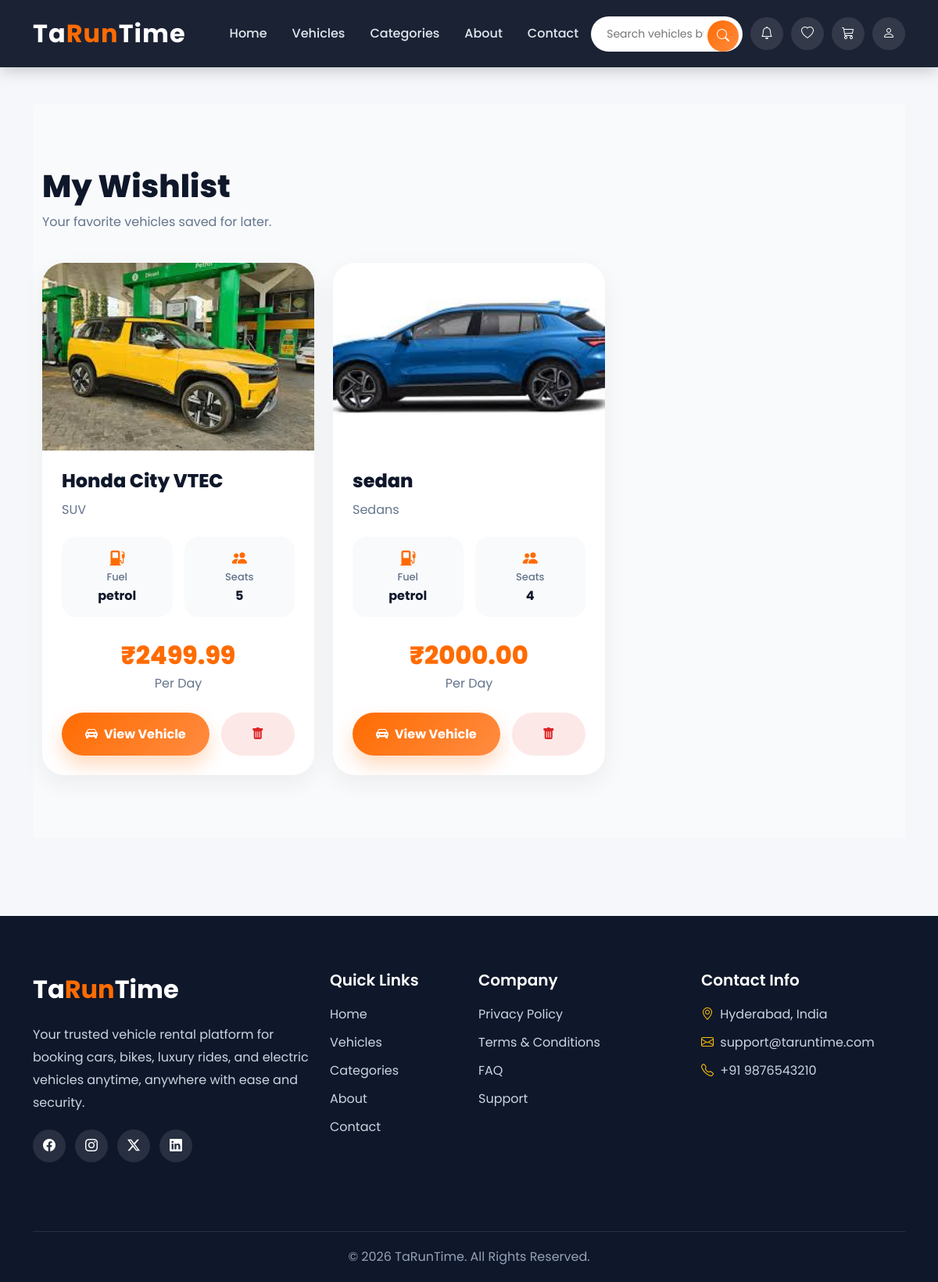
Screenshot of /dashboard/wishlist/ (signed in) with the database file from the repository.
### dashboard/models.py (models this page shows, shortened)
class Wishlist(models.Model):
    user=models.ForeignKey(User,on_delete=models.CASCADE,related_name='wishlist')
    vehicle=models.ForeignKey(Vehicle,on_delete=models.CASCADE,related_name='wishlist')
    created_at=models.DateTimeField(auto_now_add=True)
    class Meta:
        unique_together=['user','vehicle']

### home/models.py (models this page shows, shortened)
class Vehicle(models.Model):
    vendor=models.ForeignKey(User,on_delete=models.CASCADE,related_name='vehicles')
    category=models.ForeignKey(Category,on_delete=models.CASCADE,related_name='vehicles')
    name=models.CharField(max_length=40)
    vehicle_number=models.CharField(max_length=30,unique=True)
    slug=models.SlugField(blank=True,unique=True)
    model=models.CharField(max_length=40,null=True,blank=True)
    brand=models.CharField(max_length=40,null=True,blank=True)
    year=models.IntegerField()
    fuel_type=models.CharField(max_length=30,choices=choices)
    seat_capacity=models.IntegerField()
    mileage=models.IntegerField()
    price_per_day=models.DecimalField(max_digits=10,decimal_places=2)
    location=models.CharField(max_length=70)
    description=models.TextField(null=True,blank=True)
    image=models.ImageField(upload_to='vehicle_images/')
    availability=models.BooleanField(default=True)
    created_at=models.DateTimeField(auto_now_add=True)
    updated_at=models.DateTimeField(auto_now=True)

class Category(models.Model):
    name=models.CharField(max_length=30,unique=True)
    slug=models.SlugField(blank=True,unique=True)
    image=models.ImageField(upload_to='category_images/')
    description=models.TextField()
    created_at=models.DateTimeField(auto_now_add=True)
    updated_at=models.DateTimeField(auto_now=True)
    def __str__(self):
        return self.name

### dashboard/views.py (the view)
# urls.py: path('wishlist/',views.wishlist_view,name='wishlist'),
def wishlist_view(request):
    wishlist_items=Wishlist.objects.filter(user=request.user).select_related('vehicle')
    context={
        "wishlist_items":wishlist_items
    }
    return render(request,'dashboard/wishlist.html',context)

### templates/dashboard/wishlist.html (shortened to what this page needs)
{% extends 'base.html' %}
{% block content %}
<section class="wishlist-section">
    <div class="container">
        <div class="wishlist-header">
            <h2>
                My Wishlist
            </h2>
            <p>
                Your favorite vehicles saved for later.
            </p>
        </div>
        <div class="row g-4">
            {% for item in wishlist_items %}
            <div class="col-lg-4 col-md-6">
                <div class="wishlist-card">
                    <img
                        src="{{ item.vehicle.image.url }}"
                        class="wishlist-image"
                    >
                    <div class="wishlist-content">
                        <h3 class="vehicle-name">
                            {{ item.vehicle.name }}
                        </h3>
                        <p class="vehicle-category">
                            {{ item.vehicle.category }}
                        </p>
                        <div class="wishlist-details">
                            <div class="detail-box">
                                <i class="bi bi-fuel-pump-fill"></i>
                                <h6>
                                    Fuel
                                </h6>
                                <p>
                                    {{ item.vehicle.fuel_type }}
                                </p>
                            </div>
                            <div class="detail-box">
                                <i class="bi bi-people-fill"></i>
                                <h6>
                                    Seats
                                </h6>
                                <p>
                                    {{ item.vehicle.seat_capacity }}
                                </p>
                            </div>
                        </div>
                        <div class="price-box">
                            <div class="price">
                                ₹{{ item.vehicle.price_per_day }}
                            </div>
                            <div class="price-text">
                                Per Day
                            </div>
                        </div>
                        <div class="wishlist-actions">
                            <a
                                href="{% url 'vehicle_details' item.vehicle.slug %}"
                                class="rent-btn"
                            >
                                <i class="bi bi-car-front-fill me-2"></i>
                                View Vehicle
                            </a>
                            <form
                                action="{% url 'remove_from_wishlist' item.id %}"
                                method="POST"
                                style="flex:1;"
                            >
                                <button
                                    type="submit"
                                    class="remove-btn w-100"
                                >
                                    <i class="bi bi-trash-fill"></i>
                                </button>
                            </form>
                        </div>
                    </div>
                </div>
            </div>
            {% endfor %}
        </div>
    </div>
</section>
{% endblock %}

### templates/base.html (style rules this page uses)
* { margin:0; padding:0; box-sizing:border-box; font-family: 'Poppins', sans-serif; }
body { background: #f5f7fb; display: flex; flex-direction: column; min-height: 100vh; }

### templates/dashboard/wishlist.html (style rules this page uses)
.wishlist-section { padding: 80px 0; background: #f8fafc; min-height: 100vh; }
.wishlist-header { margin-bottom: 40px; }
.wishlist-header h2 { font-size: 2.5rem; font-weight: 800; color: #0f172a; }
.wishlist-header p { color: #64748b; margin-top: 10px; }
.wishlist-card { background: white; border-radius: 28px; overflow: hidden; box-shadow: 0 10px 30px rgba(0,0,0,0.06); transition: 0.3s; height: 100%; }
.wishlist-image { width: 100%; height: 240px; object-fit: cover; }
.wishlist-content { padding: 25px; }
.vehicle-name { font-size: 1.5rem; font-weight: 800; color: #0f172a; margin-bottom: 10px; }
.vehicle-category { color: #64748b; margin-bottom: 22px; }
.wishlist-details { display: grid; grid-template-columns: repeat(2,1fr); gap: 15px; margin-bottom: 25px; }
.detail-box { background: #f8fafc; border-radius: 18px; padding: 15px; text-align: center; }
.detail-box i { color: #ff6b00; font-size: 1.2rem; margin-bottom: 8px; }
.detail-box h6 { font-size: 13px; color: #64748b; margin-bottom: 5px; }
.detail-box p { margin: 0; font-weight: 700; color: #0f172a; }
.price-box { text-align: center; margin-bottom: 25px; }
.price { font-size: 2rem; font-weight: 800; color: #ff6b00; }
.price-text { color: #64748b; }
.wishlist-actions { display: flex; gap: 15px; flex-wrap: wrap; }
.rent-btn { flex: 2; height: 55px; border-radius: 50px; background: linear-gradient( 135deg, #ff6b00, #ff8c42 ); color: white; text-decoration: none; font-weight: 700; display: flex; align-items: center; justify-content: center; transition: 0.3s; box-shadow: 0 12px 25px rgba(255,107,0,0.25); }
.remove-btn { flex: 1; height: 55px; border-radius: 50px; border: none; background: rgba(239,68,68,0.12); color: #dc2626; font-weight: 700; transition: 0.3s; }

### rows the page displays
Wishlist: vehicle.image (picture), vehicle.name "Honda City VTEC", vehicle.category "SUV", vehicle.fuel_type "petrol", vehicle.seat_capacity "5", vehicle.price_per_day "2499.99"
Wishlist: vehicle.image (picture), vehicle.name "sedan", vehicle.category "Sedans", vehicle.fuel_type "petrol", vehicle.seat_capacity "4", vehicle.price_per_day "2000.00"
